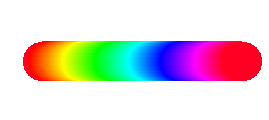

Write the Python code that produced this figure.
"""
   本程序实现流光溢彩的动画效果
"""
from turtle import *
from coloradd import *

c = (255,0,0)
t = Turtle()
t.width(40)
t.screen.colormode(255)
t.screen.tracer(0,0)    # 关闭自动刷新和绘画延时

while 1 : 
    t.clear()           # 清除以前所画
    for _ in range(100):
        t.color(c)
        c = coloradd(c,0.01)
        t.fd(2)
    
    t.screen.update()   # 手动刷新屏幕 
    t.bk(200)
